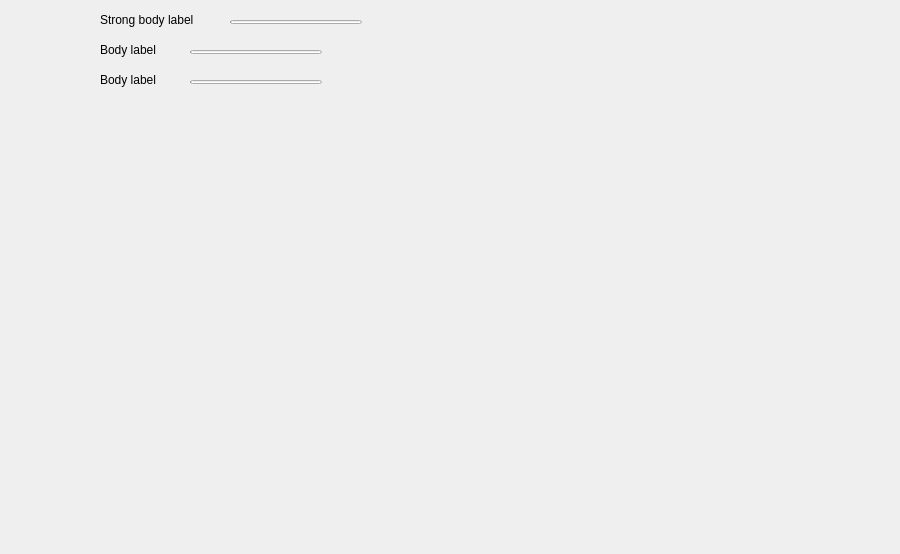
<?xml version="1.0" encoding="UTF-8"?>
<ui version="4.0">
 <class>Form</class>
 <widget class="QWidget" name="Form">
  <property name="geometry">
   <rect>
    <x>0</x>
    <y>0</y>
    <width>900</width>
    <height>554</height>
   </rect>
  </property>
  <property name="windowTitle">
   <string>Form</string>
  </property>
  <widget class="ProgressBar" name="ProgressBar">
   <property name="geometry">
    <rect>
     <x>230</x>
     <y>20</y>
     <width>132</width>
     <height>4</height>
    </rect>
   </property>
  </widget>
  <widget class="StrongBodyLabel" name="StrongBodyLabel_2">
   <property name="geometry">
    <rect>
     <x>100</x>
     <y>10</y>
     <width>111</width>
     <height>19</height>
    </rect>
   </property>
   <property name="text">
    <string>Strong body label</string>
   </property>
  </widget>
  <widget class="BodyLabel" name="BodyLabel">
   <property name="geometry">
    <rect>
     <x>100</x>
     <y>40</y>
     <width>63</width>
     <height>19</height>
    </rect>
   </property>
   <property name="text">
    <string>Body label</string>
   </property>
  </widget>
  <widget class="BodyLabel" name="BodyLabel_2">
   <property name="geometry">
    <rect>
     <x>100</x>
     <y>70</y>
     <width>63</width>
     <height>19</height>
    </rect>
   </property>
   <property name="text">
    <string>Body label</string>
   </property>
  </widget>
  <widget class="ProgressBar" name="ProgressBar_2">
   <property name="geometry">
    <rect>
     <x>190</x>
     <y>50</y>
     <width>132</width>
     <height>4</height>
    </rect>
   </property>
  </widget>
  <widget class="ProgressBar" name="ProgressBar_3">
   <property name="geometry">
    <rect>
     <x>190</x>
     <y>80</y>
     <width>132</width>
     <height>4</height>
    </rect>
   </property>
  </widget>
  <widget class="ImageLabel" name="ImageLabel">
   <property name="geometry">
    <rect>
     <x>10</x>
     <y>10</y>
     <width>72</width>
     <height>72</height>
    </rect>
   </property>
  </widget>
  <widget class="ImageLabel" name="ImageLabel_2">
   <property name="geometry">
    <rect>
     <x>10</x>
     <y>110</y>
     <width>72</width>
     <height>72</height>
    </rect>
   </property>
  </widget>
  <widget class="PixmapLabel" name="PixmapLabel">
   <property name="geometry">
    <rect>
     <x>400</x>
     <y>10</y>
     <width>471</width>
     <height>261</height>
    </rect>
   </property>
  </widget>
  <widget class="PixmapLabel" name="PixmapLabel_2">
   <property name="geometry">
    <rect>
     <x>400</x>
     <y>290</y>
     <width>471</width>
     <height>261</height>
    </rect>
   </property>
  </widget>
 </widget>
 <customwidgets>
  <customwidget>
   <class>PixmapLabel</class>
   <extends>QLabel</extends>
   <header>qfluentwidgets</header>
  </customwidget>
  <customwidget>
   <class>BodyLabel</class>
   <extends>QLabel</extends>
   <header>qfluentwidgets</header>
  </customwidget>
  <customwidget>
   <class>StrongBodyLabel</class>
   <extends>QLabel</extends>
   <header>qfluentwidgets</header>
  </customwidget>
  <customwidget>
   <class>ImageLabel</class>
   <extends>QLabel</extends>
   <header>qfluentwidgets</header>
  </customwidget>
  <customwidget>
   <class>ProgressBar</class>
   <extends>QProgressBar</extends>
   <header>qfluentwidgets</header>
  </customwidget>
 </customwidgets>
 <resources/>
 <connections/>
</ui>
